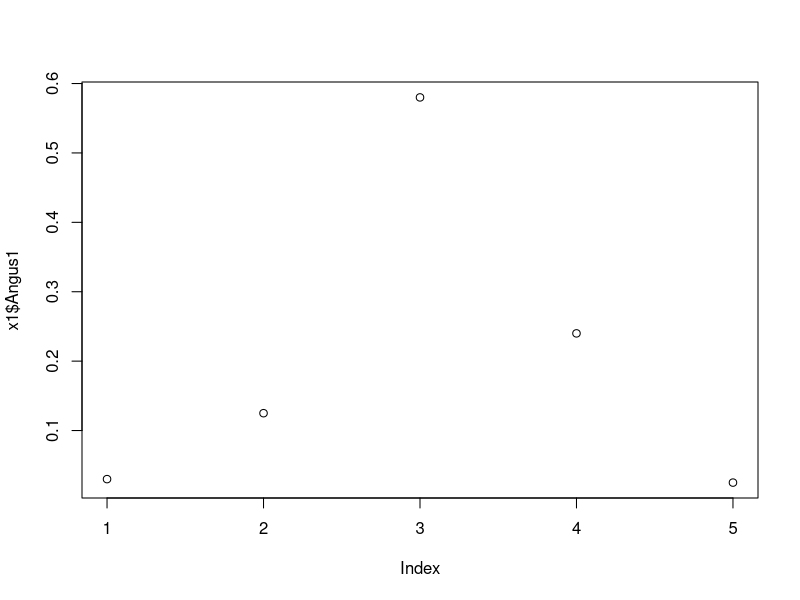
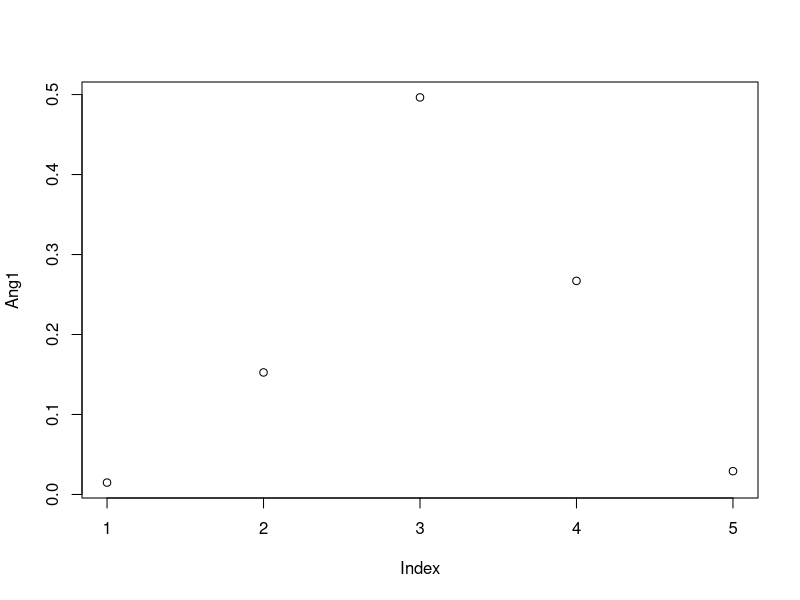
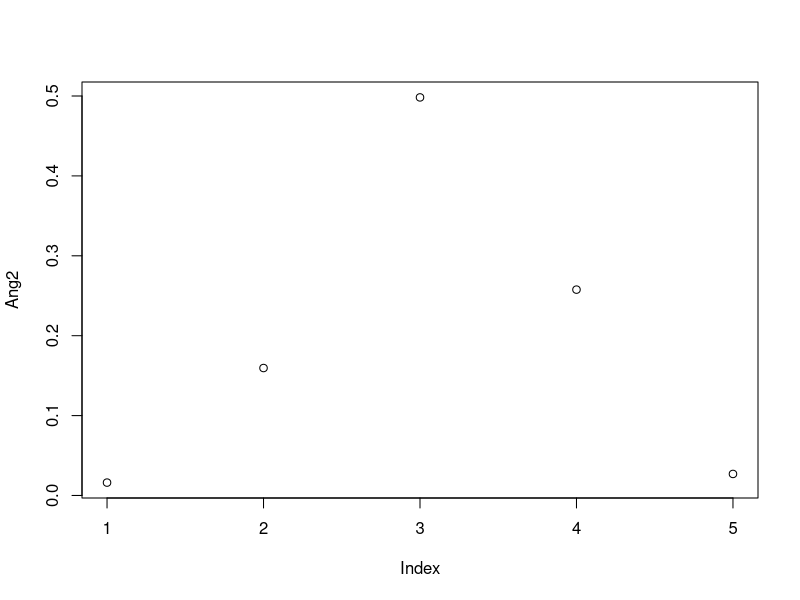

The R script that drew these images, in order:
## ---- chunk 1
knitr::opts_chunk$set(tidy = TRUE)
## ---- chunk 2
# scores (phenotypic) in Limousin and Angus.
#shares of carcasses in the different fat scores
library(knitr)
z<-data.frame(class=c(1,2,3,4,5))
c(3,12.5,58,24,2.5)/100
sum(c(5,26,60,9,0))
c(5,26,60,9,0)/100
x1<-data.frame(class=c(1,2,3,4,5),
               Angus1=c(0.030, 0.125, 0.580, 0.240, 0.025), 
               Limousin1=c(0.05, 0.26, 0.60, 0.09, 0.00))
#old means
(meanAng1 <- sum(x1$Angus1*x1$class))
(meanLim1 <- sum(x1$Limousin1*x1$class))
#how much i take of 1 and 2 and how much I put to 4 and 5 (d)
d<-0.01
#new shares after transformation
x2<-data.frame(class=c(1,2,3,4,5),
               
               Angus2=c(0.030, 0.125+0.5*d, 0.580+1.5*d, 0.240-2*d, 0.025),
               Limousin2=c(0.05-d, 0.26-d, 0.60+2*d, 0.09, 0.00))
#new means
(meanAng2 <- sum(x2$Angus2*x2$class))
(meanLim2 <- sum(x2$Limousin2*x2$class))
plot(x1$Angus1)

## ---- chunk 3
# mean price plus or minus for different carcass fat classes from Proviande 2018, week 33.
library(knitr)
z<-data.frame(class=c("1","2","3","4","5"))
x<-data.frame(MT=c(-0.9,-0.3,0,-0.3,-0.7), 
              OB=c(-0.9, -0.3,0,-0.4,-0.9), RG=c(-0.9,-0.3,0,-0.5,-1))
y<-as.matrix(x)
#compute mean over categories
x$mean<-rowMeans(y)
x<-cbind(z,x) 
kable(x, digits=1)

## ---- chunk 4
#compute price first scenario for Angus and Limousin
AnPSc1<-t(x$mean)%*%x1$Angus1
LimPSc1<-t(x$mean)%*%x1$Limousin1
#compute price second scenario for Angus and Limousin
AnPSc2<-t(x$mean)%*%x2$Angus2
LimPSc2<-t(x$mean)%*%x2$Limousin2
#compute difference from second to first scenario
AnDiff<-AnPSc2-AnPSc1
LimDiff<-LimPSc2-LimPSc1
#economical weights in Sfr. per additional score
ewAng<-AnDiff/(meanAng2-meanAng1)
ewAng 
ewLim<-LimDiff/(meanLim2-meanLim1)
ewLim
## ---- chunk 5
#Angus mean
meanAng1
#Limousin mean
meanLim1
#Angus standard deviation
stdvAng<-0.74
#Limousin standard deviation
stdvLim<-0.71
## ---- chunk 6
#shares scenarios Angus
Ang1<-c(pnorm(1.5, mean=meanAng1, sd=stdvAng, lower.tail = T) -pnorm(0.5, mean=meanAng1, sd=stdvAng,lower.tail = T),
        
        pnorm(2.5, mean=meanAng1, sd=stdvAng,lower.tail = T) -pnorm(1.5, mean=meanAng1 ),
        
        (pnorm(3, mean=meanAng1, sd=stdvAng, lower.tail = T) -pnorm(2.5, mean=meanAng1, sd=stdvAng,lower.tail = T)) + (pnorm(3, mean=meanAng1, sd=stdvAng,lower.tail = F) -pnorm(3.5, mean=meanAng1,sd=stdvAng, lower.tail = F)),
        
        pnorm(3.5, mean=meanAng1, sd=stdvAng, lower.tail = F ) -pnorm(4.5, mean=meanAng1,sd=stdvAng, lower.tail = F ),
        
        pnorm(4.5, mean=meanAng1, sd=stdvAng, lower.tail = F ) -pnorm(5.5, mean=meanAng1 ,sd=stdvAng, lower.tail = F))


Ang2<-c(pnorm(1.5, mean=meanAng2, sd=stdvAng, lower.tail = T) -pnorm(0.5, mean=meanAng2, sd=stdvAng,lower.tail = T),
        
        pnorm(2.5, mean=meanAng2, sd=stdvAng,lower.tail = T) -pnorm(1.5, mean=meanAng2 ),
        
        (pnorm(3, mean=meanAng2, sd=stdvAng, lower.tail = T) -pnorm(2.5, mean=meanAng2, sd=stdvAng,lower.tail = T)) + (pnorm(3, mean=meanAng2, sd=stdvAng,lower.tail = F) -pnorm(3.5, mean=meanAng2,sd=stdvAng, lower.tail = F)),
        
        pnorm(3.5, mean=meanAng2, sd=stdvAng, lower.tail = F ) -pnorm(4.5, mean=meanAng2,sd=stdvAng, lower.tail = F ),
        
        pnorm(4.5, mean=meanAng2, sd=stdvAng, lower.tail = F ) -pnorm(5.5, mean=meanAng2 ,sd=stdvAng, lower.tail = F))

plot(Ang1)
plot(Ang2)
Ang1
Ang2
## ---- chunk 7
# Compute Prices Scenarios Angus
AngP1<-t(x$mean)%*%Ang1
AngP2<-t(x$mean)%*%Ang2
AngDiff<-AngP2-AngP1
# Compute economical weights Angus in Sfr./class.
ewAng<-AngDiff/(meanAng2-meanAng1)
ewAng
